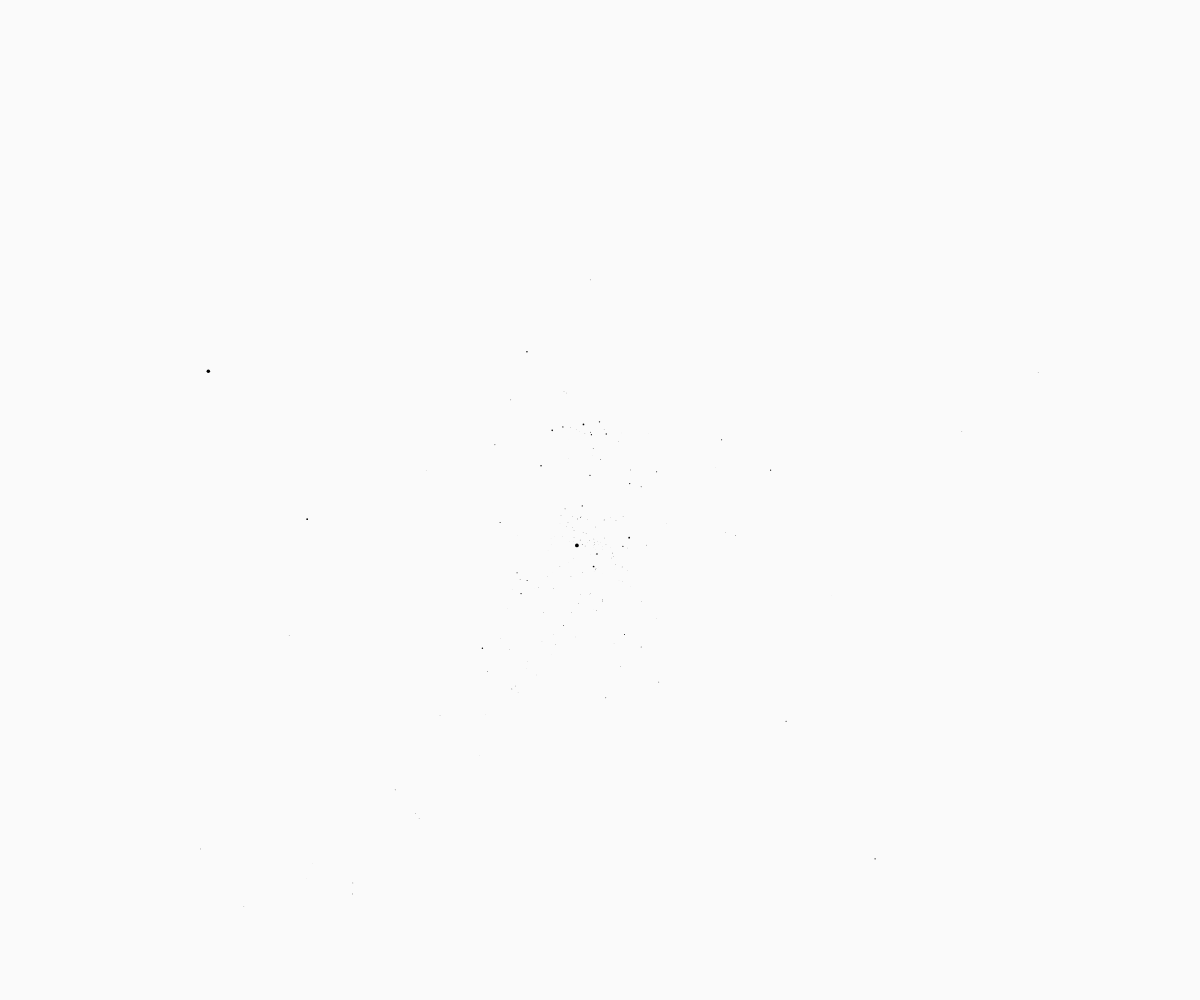
Frame 1 (no input)
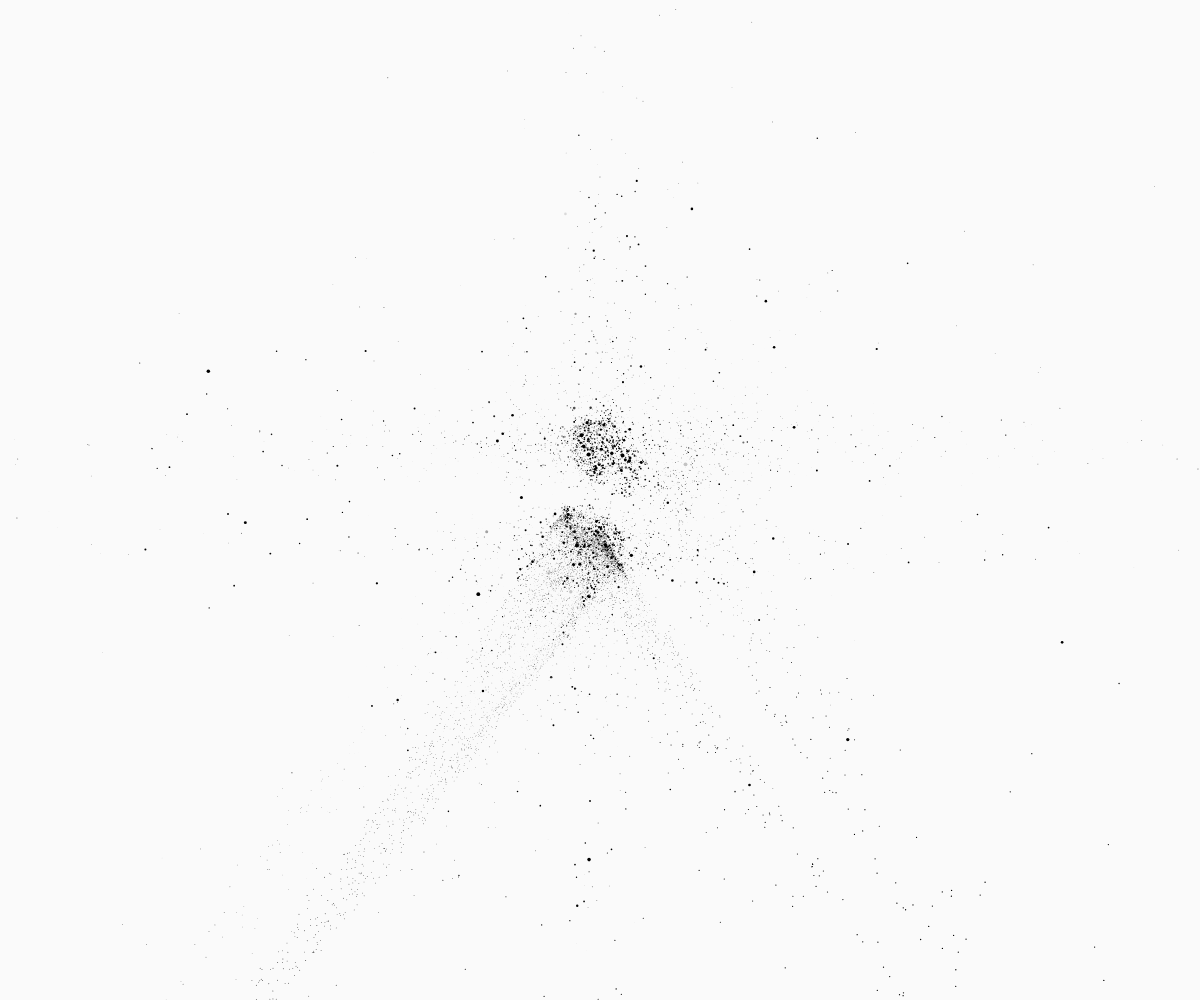
Frame 60 (no input)
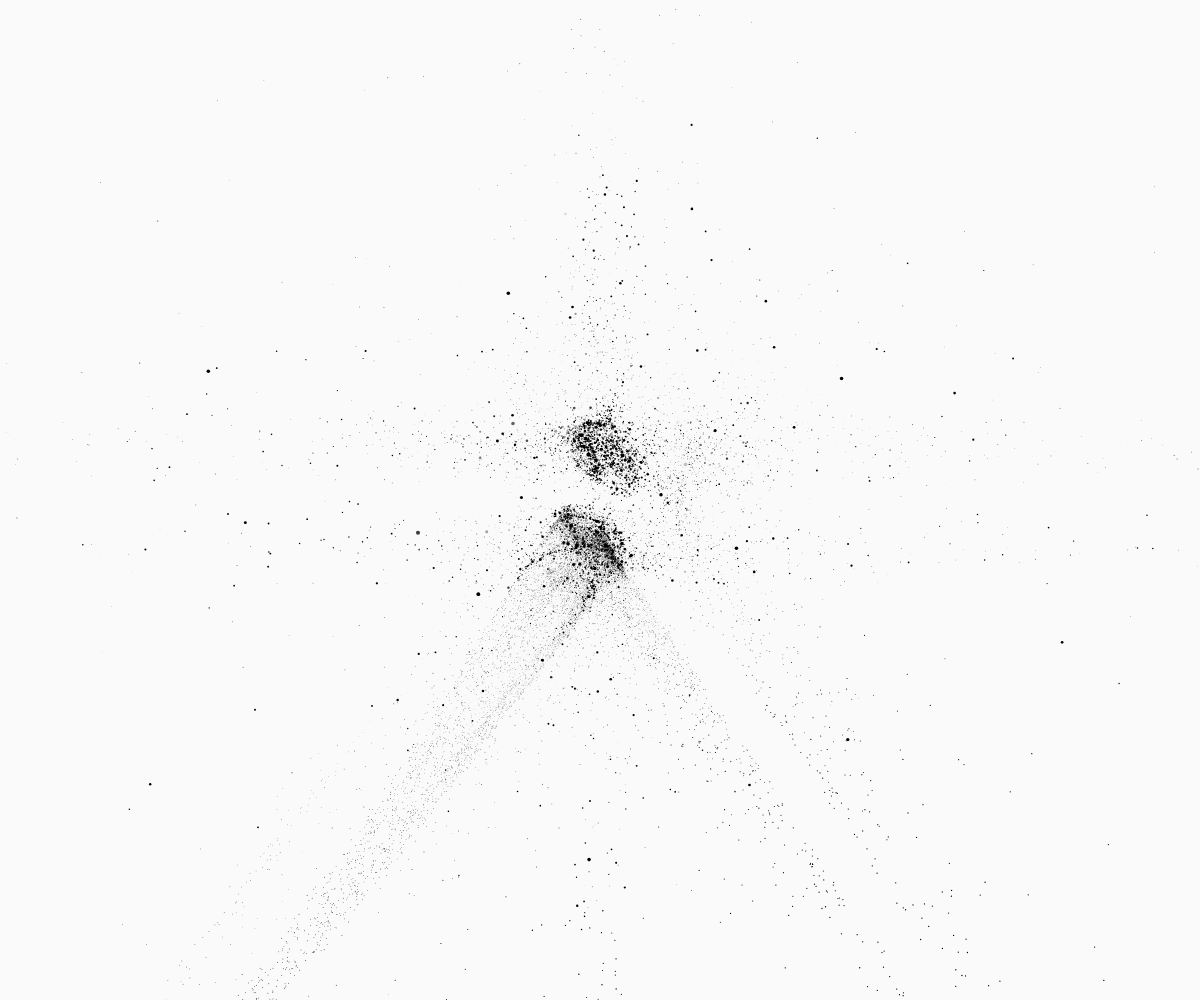
Frame 120 (the mouse pressed at the canvas centre since frame 60)

The p5.js sketch that drew these frames (run headless with seeded random() and noise() and a simulated clock; from frame 60 on, the mouse is pressed at the canvas centre):

// p5.js sketch
// ── sketch.js
let  [a,b,c,d,a2,b2,c2,d2]=[0.6291706319392305, 0.7946044307604043, -0.45368851645385755, -0.6115654540463864, 0.4064387682142918, -0.5318267957070879, 0.6797250145256681, -0.7650194289180603]
let mX,mY,mZ,mI;
let pX,pY,pZ,pI;
let nPoints=500;
let scale=22;
function setup() {
  createCanvas(windowWidth, windowHeight);
  mX=random(-1,1)
  mY=random(-1,1)
  mZ=random(-1,1)
  mI=random(-1,1)
  pX=0
  pY=0 
  pZ=0
  pI=0
  background(250)
  strokeWeight(0.75)
}

function draw() {
  translate(width/2,height/2)
  for (let i=0;i<nPoints;i++) {
    pX=mX;
    pY=mY;
    pZ=mZ;
    pI=mI;
    mX=sin(b*pY)-c*sin(b*pX)+1/sin(b2*pZ)-c2*1/sin(b2*pI)
    mY=sin(a*pX)-d*sin(a*pY)+1/sin(a2*pZ)-d2*1/sin(a2*pI)
    mZ=sin(b2*pY)-c2*sin(b2*pX)+1/sin(b*pI)-c*1/sin(b*pZ)
    mI=sin(b2*pX)-d2*sin(b*pY)+1/sin(b*pI)-c*1/sin(b*pZ)
point4D(mX*scale,mY*scale,mZ,mI)
  }
}

function point4D(x,y,z,i) {
  stroke(0,i*250)
  strokeWeight(log(z)*0.5)
  push()
  translate(x,y)
  point(0,0)
  pop()
}

function mouseClicked() {
  background(255);
  a=random(-1,1)
  b=random(-1,1)
  c=random(-1,1)
  d=random(-1,1)
  a2=random(-1,1)
  b2=random(-1,1)
  c2=random(-1,1)
  d2=random(-1,1)
  mX=random(-1,1)
  mY=random(-1,1)
  mZ=random(-1,1)
  mI=random(-1,1)
  pX=0
  pY=0 
  pZ=0
  pI=0
}

function keyPressed() {
  background(255);
  a=random(-1,1)
  b=random(-1,1)
  c=random(-1,1)
  d=random(-1,1)
  a2=random(-1,1)
  b2=random(-1,1)
  c2=random(-1,1)
  d2=random(-1,1)
  mX=random(-1,1)
  mY=random(-1,1)
  mZ=random(-1,1)
  mI=random(-1,1)
  pX=0
  pY=0 
  pZ=0
  pI=0
}
